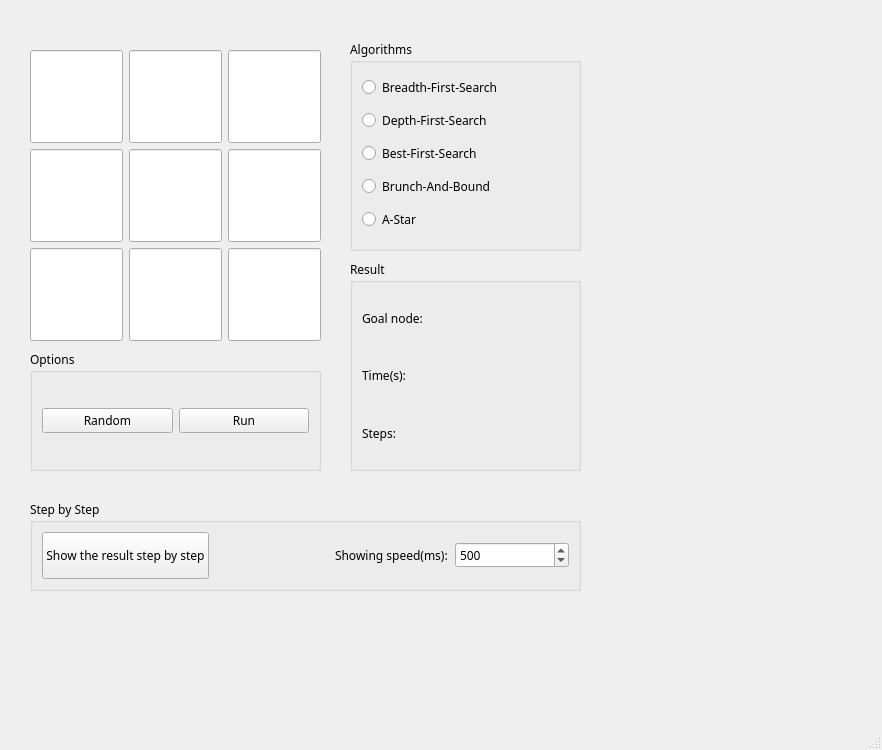
<?xml version="1.0" encoding="UTF-8"?>
<ui version="4.0">
 <class>MainWindow</class>
 <widget class="QMainWindow" name="MainWindow">
  <property name="geometry">
   <rect>
    <x>0</x>
    <y>0</y>
    <width>882</width>
    <height>750</height>
   </rect>
  </property>
  <property name="windowTitle">
   <string>MainWindow</string>
  </property>
  <widget class="QWidget" name="centralwidget">
   <widget class="QGroupBox" name="algorithm">
    <property name="geometry">
     <rect>
      <x>350</x>
      <y>40</y>
      <width>231</width>
      <height>211</height>
     </rect>
    </property>
    <property name="font">
     <font>
      <family>Book Antiqua</family>
      <pointsize>9</pointsize>
     </font>
    </property>
    <property name="title">
     <string>Algorithms</string>
    </property>
    <layout class="QVBoxLayout" name="verticalLayout">
     <item>
      <widget class="QRadioButton" name="BFS">
       <property name="text">
        <string>Breadth-First-Search</string>
       </property>
      </widget>
     </item>
     <item>
      <widget class="QRadioButton" name="DFS">
       <property name="toolTip">
        <string extracomment="666"/>
       </property>
       <property name="toolTipDuration">
        <number>1000000000</number>
       </property>
       <property name="accessibleName">
        <string/>
       </property>
       <property name="text">
        <string>Depth-First-Search</string>
       </property>
      </widget>
     </item>
     <item>
      <widget class="QRadioButton" name="Best">
       <property name="text">
        <string>Best-First-Search</string>
       </property>
      </widget>
     </item>
     <item>
      <widget class="QRadioButton" name="Branch">
       <property name="text">
        <string>Brunch-And-Bound</string>
       </property>
      </widget>
     </item>
     <item>
      <widget class="QRadioButton" name="A_star">
       <property name="text">
        <string>A-Star</string>
       </property>
      </widget>
     </item>
    </layout>
   </widget>
   <widget class="QWidget" name="gridLayoutWidget">
    <property name="geometry">
     <rect>
      <x>30</x>
      <y>50</y>
      <width>291</width>
      <height>291</height>
     </rect>
    </property>
    <layout class="QGridLayout" name="puzzle">
     <property name="sizeConstraint">
      <enum>QLayout::SetNoConstraint</enum>
     </property>
     <item row="0" column="2">
      <widget class="QLineEdit" name="t2">
       <property name="sizePolicy">
        <sizepolicy hsizetype="Expanding" vsizetype="Expanding">
         <horstretch>0</horstretch>
         <verstretch>0</verstretch>
        </sizepolicy>
       </property>
       <property name="font">
        <font>
         <family>Book Antiqua</family>
         <pointsize>20</pointsize>
        </font>
       </property>
       <property name="maxLength">
        <number>1</number>
       </property>
       <property name="alignment">
        <set>Qt::AlignCenter</set>
       </property>
      </widget>
     </item>
     <item row="2" column="2">
      <widget class="QLineEdit" name="t8">
       <property name="sizePolicy">
        <sizepolicy hsizetype="Expanding" vsizetype="Expanding">
         <horstretch>0</horstretch>
         <verstretch>0</verstretch>
        </sizepolicy>
       </property>
       <property name="font">
        <font>
         <family>Book Antiqua</family>
         <pointsize>20</pointsize>
        </font>
       </property>
       <property name="maxLength">
        <number>1</number>
       </property>
       <property name="alignment">
        <set>Qt::AlignCenter</set>
       </property>
      </widget>
     </item>
     <item row="1" column="0">
      <widget class="QLineEdit" name="t3">
       <property name="sizePolicy">
        <sizepolicy hsizetype="Expanding" vsizetype="Expanding">
         <horstretch>0</horstretch>
         <verstretch>0</verstretch>
        </sizepolicy>
       </property>
       <property name="font">
        <font>
         <family>Book Antiqua</family>
         <pointsize>20</pointsize>
        </font>
       </property>
       <property name="maxLength">
        <number>1</number>
       </property>
       <property name="alignment">
        <set>Qt::AlignCenter</set>
       </property>
      </widget>
     </item>
     <item row="1" column="2">
      <widget class="QLineEdit" name="t5">
       <property name="sizePolicy">
        <sizepolicy hsizetype="Expanding" vsizetype="Expanding">
         <horstretch>0</horstretch>
         <verstretch>0</verstretch>
        </sizepolicy>
       </property>
       <property name="font">
        <font>
         <family>Book Antiqua</family>
         <pointsize>20</pointsize>
        </font>
       </property>
       <property name="maxLength">
        <number>1</number>
       </property>
       <property name="alignment">
        <set>Qt::AlignCenter</set>
       </property>
      </widget>
     </item>
     <item row="0" column="1">
      <widget class="QLineEdit" name="t1">
       <property name="sizePolicy">
        <sizepolicy hsizetype="Expanding" vsizetype="Expanding">
         <horstretch>0</horstretch>
         <verstretch>0</verstretch>
        </sizepolicy>
       </property>
       <property name="font">
        <font>
         <family>Book Antiqua</family>
         <pointsize>20</pointsize>
        </font>
       </property>
       <property name="maxLength">
        <number>1</number>
       </property>
       <property name="alignment">
        <set>Qt::AlignCenter</set>
       </property>
      </widget>
     </item>
     <item row="1" column="1">
      <widget class="QLineEdit" name="t4">
       <property name="sizePolicy">
        <sizepolicy hsizetype="Expanding" vsizetype="Expanding">
         <horstretch>0</horstretch>
         <verstretch>0</verstretch>
        </sizepolicy>
       </property>
       <property name="font">
        <font>
         <family>Book Antiqua</family>
         <pointsize>20</pointsize>
        </font>
       </property>
       <property name="maxLength">
        <number>1</number>
       </property>
       <property name="alignment">
        <set>Qt::AlignCenter</set>
       </property>
      </widget>
     </item>
     <item row="0" column="0">
      <widget class="QLineEdit" name="t0">
       <property name="sizePolicy">
        <sizepolicy hsizetype="Expanding" vsizetype="Expanding">
         <horstretch>0</horstretch>
         <verstretch>0</verstretch>
        </sizepolicy>
       </property>
       <property name="minimumSize">
        <size>
         <width>20</width>
         <height>20</height>
        </size>
       </property>
       <property name="font">
        <font>
         <family>Book Antiqua</family>
         <pointsize>20</pointsize>
         <weight>50</weight>
         <bold>false</bold>
        </font>
       </property>
       <property name="maxLength">
        <number>1</number>
       </property>
       <property name="alignment">
        <set>Qt::AlignCenter</set>
       </property>
      </widget>
     </item>
     <item row="2" column="0">
      <widget class="QLineEdit" name="t6">
       <property name="sizePolicy">
        <sizepolicy hsizetype="Expanding" vsizetype="Expanding">
         <horstretch>0</horstretch>
         <verstretch>0</verstretch>
        </sizepolicy>
       </property>
       <property name="font">
        <font>
         <family>Book Antiqua</family>
         <pointsize>20</pointsize>
        </font>
       </property>
       <property name="maxLength">
        <number>1</number>
       </property>
       <property name="alignment">
        <set>Qt::AlignCenter</set>
       </property>
      </widget>
     </item>
     <item row="2" column="1">
      <widget class="QLineEdit" name="t7">
       <property name="sizePolicy">
        <sizepolicy hsizetype="Expanding" vsizetype="Expanding">
         <horstretch>0</horstretch>
         <verstretch>0</verstretch>
        </sizepolicy>
       </property>
       <property name="font">
        <font>
         <family>Book Antiqua</family>
         <pointsize>20</pointsize>
        </font>
       </property>
       <property name="maxLength">
        <number>1</number>
       </property>
       <property name="alignment">
        <set>Qt::AlignCenter</set>
       </property>
      </widget>
     </item>
    </layout>
   </widget>
   <widget class="QGroupBox" name="result">
    <property name="geometry">
     <rect>
      <x>350</x>
      <y>260</y>
      <width>231</width>
      <height>211</height>
     </rect>
    </property>
    <property name="font">
     <font>
      <family>Book Antiqua</family>
      <pointsize>9</pointsize>
     </font>
    </property>
    <property name="title">
     <string>Result</string>
    </property>
    <layout class="QGridLayout" name="gridLayout_2">
     <item row="1" column="1">
      <widget class="QLabel" name="time">
       <property name="text">
        <string>Time(s): </string>
       </property>
      </widget>
     </item>
     <item row="0" column="1">
      <widget class="QLabel" name="goal_node">
       <property name="text">
        <string>Goal node: </string>
       </property>
      </widget>
     </item>
     <item row="1" column="2">
      <widget class="QLabel" name="time_val">
       <property name="text">
        <string/>
       </property>
      </widget>
     </item>
     <item row="0" column="2">
      <widget class="QLabel" name="goal_node_val">
       <property name="text">
        <string/>
       </property>
      </widget>
     </item>
     <item row="2" column="1">
      <widget class="QLabel" name="steps">
       <property name="text">
        <string>Steps: </string>
       </property>
      </widget>
     </item>
     <item row="2" column="2">
      <widget class="QLabel" name="steps_val">
       <property name="text">
        <string/>
       </property>
      </widget>
     </item>
    </layout>
   </widget>
   <widget class="QGroupBox" name="groupBox">
    <property name="geometry">
     <rect>
      <x>30</x>
      <y>350</y>
      <width>291</width>
      <height>121</height>
     </rect>
    </property>
    <property name="font">
     <font>
      <family>Book Antiqua</family>
      <pointsize>9</pointsize>
     </font>
    </property>
    <property name="title">
     <string>Options</string>
    </property>
    <layout class="QHBoxLayout" name="horizontalLayout">
     <item>
      <widget class="QPushButton" name="radom_input">
       <property name="text">
        <string>Random</string>
       </property>
      </widget>
     </item>
     <item>
      <widget class="QPushButton" name="run">
       <property name="text">
        <string>Run</string>
       </property>
      </widget>
     </item>
    </layout>
   </widget>
   <widget class="QGroupBox" name="groupBox_2">
    <property name="geometry">
     <rect>
      <x>30</x>
      <y>500</y>
      <width>551</width>
      <height>91</height>
     </rect>
    </property>
    <property name="font">
     <font>
      <family>Book Antiqua</family>
      <pointsize>9</pointsize>
     </font>
    </property>
    <property name="title">
     <string>Step by Step</string>
    </property>
    <layout class="QHBoxLayout" name="horizontalLayout_2">
     <item>
      <widget class="QPushButton" name="pushButton">
       <property name="sizePolicy">
        <sizepolicy hsizetype="Fixed" vsizetype="Expanding">
         <horstretch>0</horstretch>
         <verstretch>0</verstretch>
        </sizepolicy>
       </property>
       <property name="text">
        <string>Show the result step by step</string>
       </property>
      </widget>
     </item>
     <item>
      <widget class="QLabel" name="step">
       <property name="font">
        <font>
         <pointsize>12</pointsize>
        </font>
       </property>
       <property name="text">
        <string/>
       </property>
      </widget>
     </item>
     <item>
      <widget class="QLabel" name="label">
       <property name="text">
        <string>Showing speed(ms):</string>
       </property>
      </widget>
     </item>
     <item>
      <widget class="QSpinBox" name="time_interval">
       <property name="maximum">
        <number>5000</number>
       </property>
       <property name="value">
        <number>500</number>
       </property>
      </widget>
     </item>
    </layout>
   </widget>
   <widget class="QLabel" name="caution_ifo">
    <property name="geometry">
     <rect>
      <x>40</x>
      <y>460</y>
      <width>551</width>
      <height>41</height>
     </rect>
    </property>
    <property name="font">
     <font>
      <family>Book Antiqua</family>
      <pointsize>9</pointsize>
     </font>
    </property>
    <property name="text">
     <string/>
    </property>
   </widget>
  </widget>
  <widget class="QStatusBar" name="statusbar"/>
 </widget>
 <tabstops>
  <tabstop>t0</tabstop>
  <tabstop>t1</tabstop>
  <tabstop>t2</tabstop>
  <tabstop>t3</tabstop>
  <tabstop>t4</tabstop>
  <tabstop>t5</tabstop>
  <tabstop>t6</tabstop>
  <tabstop>t7</tabstop>
  <tabstop>t8</tabstop>
  <tabstop>DFS</tabstop>
  <tabstop>A_star</tabstop>
  <tabstop>BFS</tabstop>
  <tabstop>Best</tabstop>
  <tabstop>Branch</tabstop>
  <tabstop>radom_input</tabstop>
  <tabstop>run</tabstop>
  <tabstop>pushButton</tabstop>
  <tabstop>time_interval</tabstop>
 </tabstops>
 <resources/>
 <connections/>
</ui>
